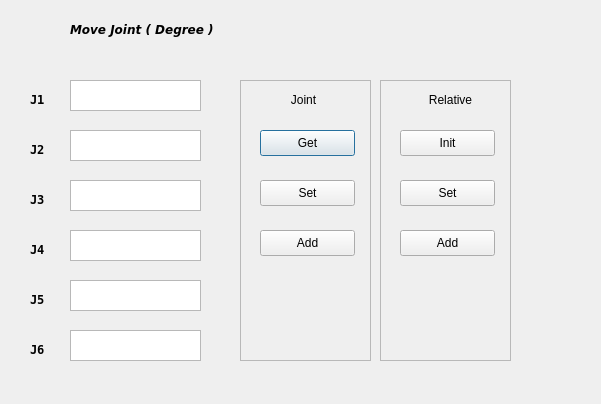
<?xml version="1.0" encoding="UTF-8"?>
<ui version="4.0">
 <class>dialogprogram_jointmove</class>
 <widget class="QDialog" name="dialogprogram_jointmove">
  <property name="geometry">
   <rect>
    <x>0</x>
    <y>0</y>
    <width>601</width>
    <height>404</height>
   </rect>
  </property>
  <property name="windowTitle">
   <string>Dialog</string>
  </property>
  <widget class="QTextEdit" name="Edit_J1">
   <property name="geometry">
    <rect>
     <x>70</x>
     <y>80</y>
     <width>131</width>
     <height>31</height>
    </rect>
   </property>
  </widget>
  <widget class="QTextEdit" name="Edit_J2">
   <property name="geometry">
    <rect>
     <x>70</x>
     <y>130</y>
     <width>131</width>
     <height>31</height>
    </rect>
   </property>
  </widget>
  <widget class="QTextEdit" name="Edit_J3">
   <property name="geometry">
    <rect>
     <x>70</x>
     <y>180</y>
     <width>131</width>
     <height>31</height>
    </rect>
   </property>
  </widget>
  <widget class="QTextEdit" name="Edit_J4">
   <property name="geometry">
    <rect>
     <x>70</x>
     <y>230</y>
     <width>131</width>
     <height>31</height>
    </rect>
   </property>
  </widget>
  <widget class="QTextEdit" name="Edit_J5">
   <property name="geometry">
    <rect>
     <x>70</x>
     <y>280</y>
     <width>131</width>
     <height>31</height>
    </rect>
   </property>
  </widget>
  <widget class="QTextEdit" name="Edit_J6">
   <property name="geometry">
    <rect>
     <x>70</x>
     <y>330</y>
     <width>131</width>
     <height>31</height>
    </rect>
   </property>
  </widget>
  <widget class="QLabel" name="label">
   <property name="geometry">
    <rect>
     <x>70</x>
     <y>20</y>
     <width>241</width>
     <height>18</height>
    </rect>
   </property>
   <property name="font">
    <font>
     <family>DejaVu Sans</family>
     <weight>75</weight>
     <italic>true</italic>
     <bold>true</bold>
    </font>
   </property>
   <property name="text">
    <string>Move Joint ( Degree )</string>
   </property>
  </widget>
  <widget class="QLabel" name="label_2">
   <property name="geometry">
    <rect>
     <x>30</x>
     <y>90</y>
     <width>41</width>
     <height>18</height>
    </rect>
   </property>
   <property name="font">
    <font>
     <family>DejaVu Sans Mono</family>
     <weight>75</weight>
     <italic>false</italic>
     <bold>true</bold>
    </font>
   </property>
   <property name="text">
    <string>J1</string>
   </property>
  </widget>
  <widget class="QLabel" name="label_3">
   <property name="geometry">
    <rect>
     <x>30</x>
     <y>140</y>
     <width>41</width>
     <height>18</height>
    </rect>
   </property>
   <property name="font">
    <font>
     <family>DejaVu Sans Mono</family>
     <weight>75</weight>
     <italic>false</italic>
     <bold>true</bold>
    </font>
   </property>
   <property name="text">
    <string>J2</string>
   </property>
  </widget>
  <widget class="QLabel" name="label_4">
   <property name="geometry">
    <rect>
     <x>30</x>
     <y>190</y>
     <width>41</width>
     <height>18</height>
    </rect>
   </property>
   <property name="font">
    <font>
     <family>DejaVu Sans Mono</family>
     <weight>75</weight>
     <italic>false</italic>
     <bold>true</bold>
    </font>
   </property>
   <property name="text">
    <string>J3</string>
   </property>
  </widget>
  <widget class="QLabel" name="label_5">
   <property name="geometry">
    <rect>
     <x>30</x>
     <y>240</y>
     <width>41</width>
     <height>18</height>
    </rect>
   </property>
   <property name="font">
    <font>
     <family>DejaVu Sans Mono</family>
     <weight>75</weight>
     <italic>false</italic>
     <bold>true</bold>
    </font>
   </property>
   <property name="text">
    <string>J4</string>
   </property>
  </widget>
  <widget class="QLabel" name="label_6">
   <property name="geometry">
    <rect>
     <x>30</x>
     <y>340</y>
     <width>41</width>
     <height>18</height>
    </rect>
   </property>
   <property name="font">
    <font>
     <family>DejaVu Sans Mono</family>
     <weight>75</weight>
     <italic>false</italic>
     <bold>true</bold>
    </font>
   </property>
   <property name="text">
    <string>J6</string>
   </property>
  </widget>
  <widget class="QLabel" name="label_7">
   <property name="geometry">
    <rect>
     <x>30</x>
     <y>290</y>
     <width>41</width>
     <height>18</height>
    </rect>
   </property>
   <property name="font">
    <font>
     <family>DejaVu Sans Mono</family>
     <weight>75</weight>
     <italic>false</italic>
     <bold>true</bold>
    </font>
   </property>
   <property name="text">
    <string>J5</string>
   </property>
  </widget>
  <widget class="QPushButton" name="pushButton_Get">
   <property name="geometry">
    <rect>
     <x>260</x>
     <y>130</y>
     <width>95</width>
     <height>26</height>
    </rect>
   </property>
   <property name="text">
    <string>Get</string>
   </property>
  </widget>
  <widget class="QPushButton" name="pushButton_Set">
   <property name="geometry">
    <rect>
     <x>260</x>
     <y>180</y>
     <width>95</width>
     <height>26</height>
    </rect>
   </property>
   <property name="text">
    <string>Set</string>
   </property>
  </widget>
  <widget class="QPushButton" name="pushButton_Add">
   <property name="geometry">
    <rect>
     <x>260</x>
     <y>230</y>
     <width>95</width>
     <height>26</height>
    </rect>
   </property>
   <property name="text">
    <string>Add</string>
   </property>
  </widget>
  <widget class="QPushButton" name="pushButton_Relative_Add">
   <property name="geometry">
    <rect>
     <x>400</x>
     <y>230</y>
     <width>95</width>
     <height>26</height>
    </rect>
   </property>
   <property name="text">
    <string>Add</string>
   </property>
  </widget>
  <widget class="QPushButton" name="pushButton_Relative_Init">
   <property name="geometry">
    <rect>
     <x>400</x>
     <y>130</y>
     <width>95</width>
     <height>26</height>
    </rect>
   </property>
   <property name="text">
    <string>Init</string>
   </property>
  </widget>
  <widget class="QPushButton" name="pushButton_Relative_Set">
   <property name="geometry">
    <rect>
     <x>400</x>
     <y>180</y>
     <width>95</width>
     <height>26</height>
    </rect>
   </property>
   <property name="text">
    <string>Set</string>
   </property>
  </widget>
  <widget class="QFrame" name="frame">
   <property name="geometry">
    <rect>
     <x>240</x>
     <y>80</y>
     <width>131</width>
     <height>281</height>
    </rect>
   </property>
   <property name="frameShape">
    <enum>QFrame::StyledPanel</enum>
   </property>
   <property name="frameShadow">
    <enum>QFrame::Raised</enum>
   </property>
   <widget class="QLabel" name="label_8">
    <property name="geometry">
     <rect>
      <x>13</x>
      <y>10</y>
      <width>101</width>
      <height>20</height>
     </rect>
    </property>
    <property name="text">
     <string>Joint</string>
    </property>
    <property name="alignment">
     <set>Qt::AlignCenter</set>
    </property>
   </widget>
  </widget>
  <widget class="QFrame" name="frame_2">
   <property name="geometry">
    <rect>
     <x>380</x>
     <y>80</y>
     <width>131</width>
     <height>281</height>
    </rect>
   </property>
   <property name="frameShape">
    <enum>QFrame::StyledPanel</enum>
   </property>
   <property name="frameShadow">
    <enum>QFrame::Raised</enum>
   </property>
   <widget class="QLabel" name="label_9">
    <property name="geometry">
     <rect>
      <x>10</x>
      <y>10</y>
      <width>121</width>
      <height>20</height>
     </rect>
    </property>
    <property name="text">
     <string>Relative</string>
    </property>
    <property name="alignment">
     <set>Qt::AlignCenter</set>
    </property>
   </widget>
  </widget>
  <zorder>frame</zorder>
  <zorder>frame_2</zorder>
  <zorder>Edit_J1</zorder>
  <zorder>Edit_J2</zorder>
  <zorder>Edit_J3</zorder>
  <zorder>Edit_J4</zorder>
  <zorder>Edit_J5</zorder>
  <zorder>Edit_J6</zorder>
  <zorder>label</zorder>
  <zorder>label_2</zorder>
  <zorder>label_3</zorder>
  <zorder>label_4</zorder>
  <zorder>label_5</zorder>
  <zorder>label_6</zorder>
  <zorder>label_7</zorder>
  <zorder>pushButton_Get</zorder>
  <zorder>pushButton_Set</zorder>
  <zorder>pushButton_Add</zorder>
  <zorder>pushButton_Relative_Add</zorder>
  <zorder>pushButton_Relative_Init</zorder>
  <zorder>pushButton_Relative_Set</zorder>
 </widget>
 <resources/>
 <connections/>
</ui>
